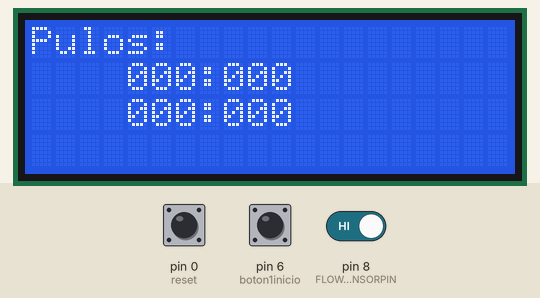
The sketch below on a simulated Arduino Uno, built with avr-gcc and run on an emulated ATmega328P. Parts: 20×4 character LCD. The inputs (shaded band) are chosen by the test bench; at power-on: pin 6 (boton1inicio) HIGH, pin 0 (reset) HIGH, pin 8 (FLOWSENSORPIN) HIGH.

Above: at 1.2 s.
1.3 s: pin 6 (boton1inicio) pulled LOW for 0.15 s
At 3.1 s:
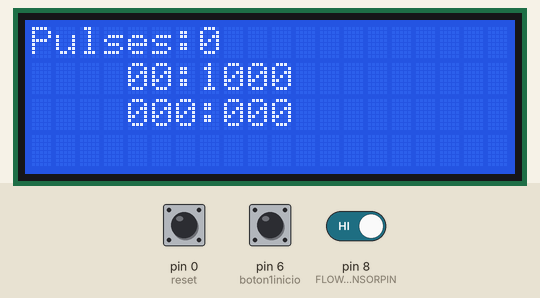
At 6.1 s:
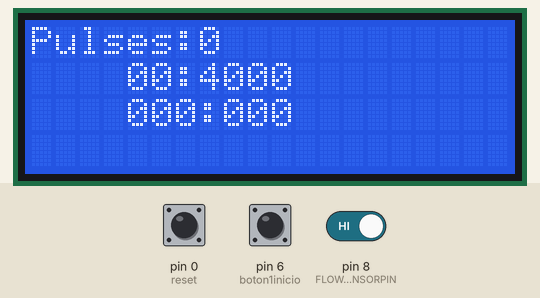
Timing chart, 0 to 7.6 s (numbered marks = the images above; inputs shaded):
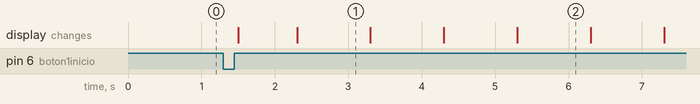

The sketch:

SDI_New_Methtod.ino
```cpp
#include <LiquidCrystal.h>                //Incluimos la libreria que contiene las funciones del display LCD

int m, mu=0,md=0;                          //Declaramos las variables que vamos a usar
int s, su=0,sd=0;
int l, lu=0,ld=0,lc=0;
int pulsador,antes,despues;
long int tiempo,inicio;
LiquidCrystal lcd(12, 11, 5, 4, 3, 2);
int boton1inicio=6;
int boton1final=7;
int reset=0;
int boton2inicio=1;
int boton2final=0;
long int tiempo2,inicio2;
int pulsador2,antes2,despues2;
int m2, mu2=0,md2=0;                          //Declaramos las variables que vamos a usar
int s2, su2=0,sd2=0;
int l2, lu2=0,ld2=0,lc2=0;
int botonoperacion = 8;
float valor=0.0;
int iniciaCta =0;
////////////3 TIMER
long int tiempo3,inicio3;
int pulsador3,antes3,despues3;
int m3, mu3=0,md3=0;                          //Declaramos las variables que vamos a usar
int s3, su3=0,sd3=0;
int l3, lu3=0,ld3=0,lc3=0;
int boton3inicio=1;
int boton3final=0;
int bandera=0;
int banderastop0=0;
int banderastop=0;
/////
int tiempocero=0;
int tiempouno=0;
/////////////////////
//Nuevo para el flowsensor
/////////////////////
// which pin to use for reading the sensor? can use any pin!
#define FLOWSENSORPIN 8

// count how many pulses!
volatile uint16_t pulses = 0;
unsigned int pulsosencinco=0;
// track the state of the pulse pin
volatile uint8_t lastflowpinstate;
// you can try to keep time of how long it is between pulses
volatile uint32_t lastflowratetimer = 0;
// and use that to calculate a flow rate
volatile float flowrate;
// Interrupt is called once a millisecond, looks for any pulses from the sensor!
SIGNAL(TIMER0_COMPA_vect) {
  uint8_t x = digitalRead(FLOWSENSORPIN);

  if (x == lastflowpinstate) {
    lastflowratetimer++;
    return; // nothing changed!
  }

  if (x == HIGH) {
    //low to high transition!
    pulses++;
  }
  lastflowpinstate = x;
  flowrate = 1000.0;
  flowrate /= lastflowratetimer;  // in hertz
  lastflowratetimer = 0;
}

void useInterrupt(boolean v) {
  if (v) {
    // Timer0 is already used for millis() - we'll just interrupt somewhere
    // in the middle and call the "Compare A" function above
    OCR0A = 0xAF;
    TIMSK0 |= _BV(OCIE0A);
  } else {
    // do not call the interrupt function COMPA anymore
    TIMSK0 &= ~_BV(OCIE0A);
  }
}

//////////////////////////////////////////////
void setup() {
  // put your setup code here, to run once:
lcd.begin(20, 4);                       //Establecemos el tamaño del display (16 caracteres de largo y 2 lineas de alto)
  lcd.print("Pulos: ");                    //Imprimimos a continuacion el resto "metro___"
  lcd.setCursor(4, 1);                    //Situamos el comienzo de la siguiente impresion de datos en el caracter 5
                                          //(comienza a contar en el 0)
  lcd.print("000:000");                 //y en la segunda linea empezando por arriba(comienza a contar en 0)
  lcd.setCursor(4, 2);  //Imprimimos "00:00:000"
  lcd.print("000:000");
  pinMode(boton1inicio, INPUT_PULLUP);                      //Ponemos el pin 6 como entrada para el Sensor START/STOP
  pinMode(boton1final, INPUT_PULLUP);   //Ponemos el pin 7 como entrada para el Pulsador RESET
  pinMode(reset, INPUT_PULLUP);
  antes=HIGH;                             //Ponemos la variable antes a HIGH
  despues=HIGH;
   antes2=HIGH;                             //Ponemos la variable antes a HIGH
  despues2=HIGH;
  antes3=HIGH;                             //Ponemos la variable antes a HIGH
  despues3=HIGH;
  bandera=HIGH;
   pinMode(boton2inicio, INPUT_PULLUP);                      //Ponemos el pin 6 como entrada para el Sensor START/STOP
  pinMode(boton2final, INPUT_PULLUP);
  pinMode(botonoperacion, INPUT_PULLUP);
  /////////////////////////////////
  ///---Para el CountdownTimer---/////
   pinMode(boton3inicio, INPUT_PULLUP);                      //Ponemos el pin 6 como entrada para el Sensor START/STOP
  pinMode(boton3final, INPUT_PULLUP);
//Para el Flowsensor////
/////////////////
   pinMode(FLOWSENSORPIN, INPUT);
   digitalWrite(FLOWSENSORPIN, HIGH);
   lastflowpinstate = digitalRead(FLOWSENSORPIN);
/////////////////
}

void loop() {
  // put your main code here, to run repeatedly:
  if(digitalRead(reset)==LOW){                //Si el pin 7 esta LOW
    lcd.setCursor(4, 1);                  //Nos ponemos en el LCD en la segunda linea caracter 5
    lcd.print("000:000");               //Escribimos 00:00:000 (Ponemos el cronometro a 0)
    delay(200);                        //Establecemos un retardo de 200ms
    lcd.setCursor(4, 2);                  //Nos ponemos en el LCD en la segunda linea caracter 5
    lcd.print("000:000");               //Escribimos 00:00:000 (Ponemos el cronometro a 0)
    delay(200);
    lcd.setCursor(0,3);
    lcd.print("                   ");
    s=0;
    s2=0;
    pulsador3=1;

  }
  despues=digitalRead(boton1inicio);
  if(despues==LOW&&antes==HIGH){    //Si el valor que tenia era HIGH y ahora tiene LOW sera porque lo hemos activado
    inicio=millis();    //Guardamos en inicio el tiempo que se lleva ejecutando el programa hasta que
    useInterrupt(true);                                     //se activa el sensor start/stop
    antes=despues;                        //cambiamos el valor de la variable antes al que tiene la variable despues
    pulsador=0;                           //Ponemos la variable pulsador a 0
    delay(200);                           //Establecemos un retardo de 200ms

    while(pulsador==0){                   //Cuando la variable pulsador sea 0
      tiempo=millis()-inicio;            //Calculamos el tiempo que paso desde que se activo el sensor start/stop

      m=(tiempo/1000)/60;                 //Calculamos los minutos
      mu=m%10;                            //Descomponemos los minutos y sacamos el valor de las unidades
      md=(m-mu)/10;                       //Descomponemos los minutos y sacamos el valor de las decenas

      s=(tiempo/1000);                 //Calculamos los segundos
      su=s%10;                            //Descomponemos los segundos y sacamos el valor de las unidades
      sd=(s-su)/10;                       //Descomponemos los segundos y sacamos el valor de las decenas

      l=(tiempo%1000);                    //Calculamos las milesimas de segundo
      lu=l%10;                            //Descomponemos las milesimas y sacamos el valor de las unidades
      ld=((l-lu)/10)%10;                  //Descomponemos las milesimas y sacamos el valor de las decenas
      lc=(l-(ld*10)-lu)/100;              //Descomponemos las milesimas y sacamos el valor de las centenas

      lcd.setCursor(4, 1);                //Ponemos el cursor en la linea 2 y el caracter 5
      lcd.print(md);                      //Imprimimos los valores en el display
      lcd.print(mu);
      lcd.print(":");
      //lcd.print(sd);
      lcd.print(s);
      //lcd.print(":");
      //lcd.print(lc);
      //lcd.print(ld);
      //lcd.print(lu);
      lcd.setCursor(0, 0);
      lcd.print("Pulses:");
      lcd.print(pulses, DEC);

      //despues=digitalRead(boton1inicio);             //Guardamos en la variable despues el valor del pin6 (sensor start/stop)
      if(s> 0 && pulses==255 && m<5 && banderastop0==0){      //Si el valor que tenia era HIGH y ahora tiene LOW sera porque hemos activado
                                          //el sensor
        antes=despues;                    //cambiamos el valor de la variable antes al que tiene la variable después
        //pulsador=1;         //Ponemos la variable pulsador a 1
        delay(200);        //Establecemos un retardo de 200ms
        despues3=HIGH;
        antes3=LOW;
        tiempocero=s;
        lcd.setCursor(4, 3);
        lcd.print(tiempocero);
         pulses=0;
         banderastop0=1;


      }
     \

      while(m>=1 && m<=5 && banderastop==0){

        inicio2=millis();
      tiempo2=millis()-inicio2;            //Calculamos el tiempo que paso desde que se activo el sensor start/stop

      m2=(tiempo2/1000)/60;                 //Calculamos los minutos
      mu2=m2%10;                            //Descomponemos los minutos y sacamos el valor de las unidades
      md2=(m2-mu2)/10;                       //Descomponemos los minutos y sacamos el valor de las decenas

      s2=(tiempo2/1000);                 //Calculamos los segundos
      su2=s2%10;                            //Descomponemos los segundos y sacamos el valor de las unidades
      sd2=(s2-su2)/10;                       //Descomponemos los segundos y sacamos el valor de las decenas

      l2=(tiempo2%1000);                    //Calculamos las milesimas de segundo
      lu2=l%10;                            //Descomponemos las milesimas y sacamos el valor de las unidades
      ld2=((l2-lu2)/10)%10;                  //Descomponemos las milesimas y sacamos el valor de las decenas
      lc2=(l2-(ld2*10)-lu2)/100;              //Descomponemos las milesimas y sacamos el valor de las centenas

      lcd.setCursor(4, 2);                //Ponemos el cursor en la linea 2 y el caracter 5
      //lcd.print(md2);                      //Imprimimos los valores en el display
      //lcd.print(mu2);
      //lcd.print(":");
      //lcd.print(sd2);
        lcd.print(s2);
      //lcd.print(":");
     // lcd.print(lc2);
      //lcd.print(ld2);
      //lcd.print(lu2);
     if(pulses==255){
      tiempouno=s2;
        lcd.setCursor(4, 3);
        lcd.print(tiempouno);
        banderastop=1;

     }

      }
      //antes=despues;                      //cambiamos el valor de la variable antes al que tiene la variable despues
    }
  }
   antes=despues;
   ////Condicion para tiempoun


}
```

Measured:
- after the input at 1.3 s, the display: first changes after 0.20 s (image 1 shows a later state)
- what the display in image 2 shows lasts 1.0 s, from 5.3 s to 6.3 s
